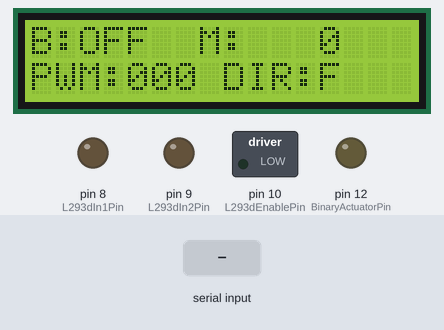
This program was run on a simulated Arduino Uno, built with avr-gcc and run on an emulated ATmega328P. Shown: 16×2 character LCD, switched loads named in the program (green lamp = pin HIGH), output pins drawn as LEDs (lit = HIGH). Inputs (shaded band) come from the test bench. What the program prints to the serial monitor is not drawn.

Above: at 1.2 s.
1.3 s: "ana 90\n" received over Serial
At 2.7 s:
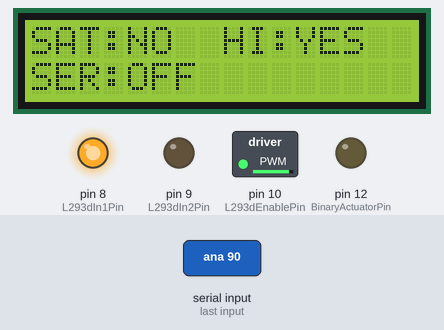
4.3 s: "bin on\n" received over Serial
At 5.3 s:
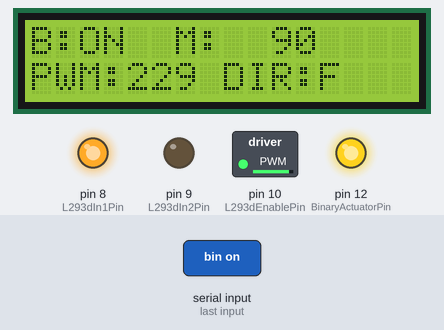
7.3 s: "report on\n" received over Serial
At 7.8 s:
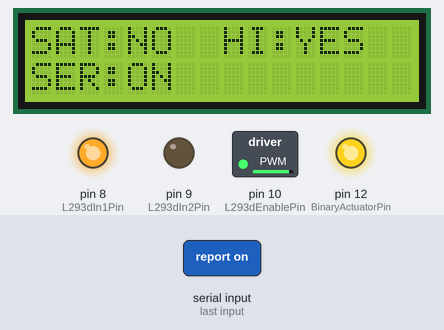
10.3 s: "bin off\n" received over Serial
At 11.4 s:
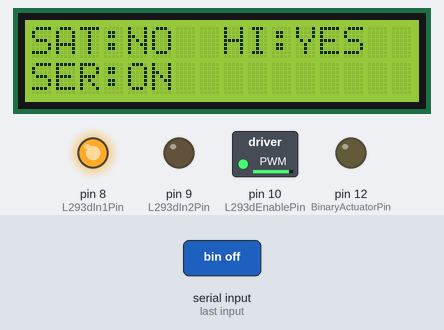
Timing chart, 0 to 13.3 s (numbered marks = the images above; inputs shaded):
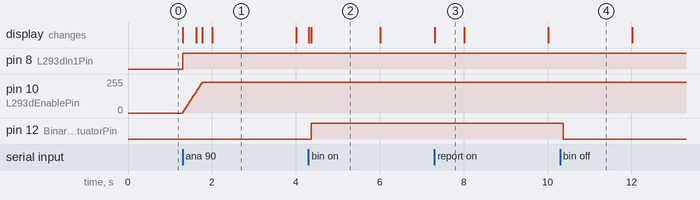

Measured:
- after the input at 1.3 s, pin 8 (L293dIn1Pin): LOW → HIGH at once; pin 10 (L293dEnablePin): moves from 0/255 to 229/255 over 0.46 s, starting at once; the display: first changes at once (image 1 shows a later state)
- after the input at 4.3 s, pin 12 (BinaryActuatorPin): LOW → HIGH after 0.06 s; the display: first changes at once (image 2 shows a later state)
- after the input at 7.3 s, the display: changes at once (image 3)
- after the input at 10.3 s, pin 12 (BinaryActuatorPin): HIGH → LOW after 0.07 s
- what the display in image 1 shows lasts 2.0 s, from 2.0 s to 4.0 s
- what the display in image 2 shows lasts 1.6 s, from 4.4 s to 6.0 s
- what the display in image 3 shows lasts 0.7 s, from 7.3 s to 8.0 s

The program:

main.cpp
```cpp
#include <Arduino.h>

#include "actuators/BinaryActuator.h"
#include "actuators/L293dDcMotorActuator.h"
#include "app/ActuatorLabApp.h"
#include "config/AppConfig.h"
#include "io/LcdDisplay.h"
#include "io/StdioBridge.h"

static BinaryActuator gBinaryActuator(AppConfig::BinaryActuatorPin);
static L293dDcMotorActuator gDcMotorActuator(AppConfig::L293dIn1Pin,
                                             AppConfig::L293dIn2Pin,
                                             AppConfig::L293dEnablePin);
static LcdDisplay gLcd(AppConfig::LcdRsPin,
                       AppConfig::LcdEnPin,
                       AppConfig::LcdD4Pin,
                       AppConfig::LcdD5Pin,
                       AppConfig::LcdD6Pin,
                       AppConfig::LcdD7Pin);
static ActuatorLabApp gApp(gBinaryActuator,
                           gDcMotorActuator,
                           gLcd,
                           Serial,
                           nullptr);

void setup() {
    StdioBridge::begin(AppConfig::SerialBaudRate);
    gApp.begin();
}

void loop() {
    gApp.tick(millis());
}
```

BinaryActuator.cpp
```cpp
#include "BinaryActuator.h"

#include <Arduino.h>

BinaryActuator::BinaryActuator(uint8_t pin) : _pin(pin) {}

void BinaryActuator::begin() {
    pinMode(_pin, OUTPUT);
    setState(false);
}

void BinaryActuator::setState(bool enabled) {
    _state = enabled;
    digitalWrite(_pin, _state ? HIGH : LOW);
}

bool BinaryActuator::getState() const {
    return _state;
}
```

BinaryActuator.h
```cpp
#pragma once

#include <stdint.h>

class BinaryActuator {
public:
    explicit BinaryActuator(uint8_t pin);

    void begin();
    void setState(bool enabled);
    bool getState() const;

private:
    uint8_t _pin;
    bool _state = false;
};
```

L293dDcMotorActuator.cpp
```cpp
#include "L293dDcMotorActuator.h"

#include <Arduino.h>
#include <stdlib.h>

L293dDcMotorActuator::L293dDcMotorActuator(uint8_t in1Pin, uint8_t in2Pin, uint8_t enPin)
    : _in1Pin(in1Pin), _in2Pin(in2Pin), _enPin(enPin) {}

void L293dDcMotorActuator::begin() {
    pinMode(_in1Pin, OUTPUT);
    pinMode(_in2Pin, OUTPUT);
    pinMode(_enPin, OUTPUT);
    setSpeedPercent(0);
    applyOutputs(0, true);
}

void L293dDcMotorActuator::setSpeedPercent(int percent) {
    if (percent > 100) {
        percent = 100;
    }
    if (percent < -100) {
        percent = -100;
    }

    _speedPercent = percent;
    _forward = (_speedPercent >= 0);

    const uint8_t magnitude = static_cast<uint8_t>(abs(_speedPercent));
    _targetPwm = static_cast<uint8_t>((static_cast<uint16_t>(magnitude) * 255U) / 100U);

    _activePwm = _targetPwm;
    applyOutputs(_activePwm, _forward);
}

void L293dDcMotorActuator::tick(uint32_t nowMs) {
    (void)nowMs;
}

int L293dDcMotorActuator::getSpeedPercent() const {
    return _speedPercent;
}

uint8_t L293dDcMotorActuator::getSpeedPwm() const {
    return _activePwm;
}

bool L293dDcMotorActuator::isForward() const {
    return _forward;
}

void L293dDcMotorActuator::applyOutputs(uint8_t pwmValue, bool forward) {
    if (pwmValue == 0) {
        analogWrite(_enPin, 0);
        digitalWrite(_in1Pin, LOW);
        digitalWrite(_in2Pin, LOW);
        return;
    }

    digitalWrite(_in1Pin, forward ? HIGH : LOW);
    digitalWrite(_in2Pin, forward ? LOW : HIGH);
    analogWrite(_enPin, pwmValue);
}
```

L293dDcMotorActuator.h
```cpp
#pragma once

#include <stdint.h>

class L293dDcMotorActuator {
public:
    L293dDcMotorActuator(uint8_t in1Pin, uint8_t in2Pin, uint8_t enPin);

    void begin();
    void setSpeedPercent(int percent);
    void tick(uint32_t nowMs);

    int getSpeedPercent() const;
    uint8_t getSpeedPwm() const;
    bool isForward() const;

private:
    void applyOutputs(uint8_t pwmValue, bool forward);

    uint8_t _in1Pin;
    uint8_t _in2Pin;
    uint8_t _enPin;
    int _speedPercent = 0;
    uint8_t _targetPwm = 0;
    uint8_t _activePwm = 0;
    bool _forward = true;
};
```

ActuatorLabApp.cpp
```cpp
#include "ActuatorLabApp.h"

#include <Arduino.h>
#include <ctype.h>
#include <stdio.h>
#include <string.h>

#include "../config/AppConfig.h"

namespace {

void toLowerCaseCopy(const char* source, char* destination, size_t destinationSize) {
    if (destinationSize == 0) {
        return;
    }

    size_t i = 0;
    for (; source[i] != '\0' && i < (destinationSize - 1); ++i) {
        destination[i] = static_cast<char>(tolower(static_cast<unsigned char>(source[i])));
    }
    destination[i] = '\0';
}

}  // namespace

ActuatorLabApp::ActuatorLabApp(BinaryActuator& binaryActuator,
                               L293dDcMotorActuator& dcMotorActuator,
                               LcdDisplay& lcdDisplay,
                               Stream& primaryCommandStream,
                               Stream* secondaryCommandStream)
    : _binaryActuator(binaryActuator),
      _dcMotorActuator(dcMotorActuator),
      _lcdDisplay(lcdDisplay),
      _commandInterface(primaryCommandStream, secondaryCommandStream),
      _binaryConditioner(AppConfig::BinaryDebounceMs),
      _analogConditioner(AppConfig::AnalogPercentMin,
                         AppConfig::AnalogPercentMax,
                         AppConfig::AnalogFilterAlpha,
                         AppConfig::AnalogRampStepPercent,
                         AppConfig::AnalogHighAlertPercent) {}

void ActuatorLabApp::begin() {
    _binaryActuator.begin();
    _dcMotorActuator.begin();
    _lcdDisplay.begin();
    _commandInterface.begin();

    printf("\nLab 7 - Actuator Control\n");
    printHelp();
    printStatus();
}

void ActuatorLabApp::tick(uint32_t nowMs) {
    _dcMotorActuator.tick(nowMs);
    processCommands(nowMs);

    if ((nowMs - _lastControlMs) >= AppConfig::ControlPeriodMs) {
        _lastControlMs = nowMs;
        runControlTask(nowMs);
    }

    if ((nowMs - _lastReportMs) >= AppConfig::ReportPeriodMs) {
        _lastReportMs = nowMs;
        runReportTask(nowMs);
    }

    if ((nowMs - _lastLcdMs) >= AppConfig::LcdPagePeriodMs) {
        _lastLcdMs = nowMs;
        _lcdPage = !_lcdPage;
    }

    updateLcd(nowMs);
}

void ActuatorLabApp::processCommands(uint32_t nowMs) {
    char line[48];
    if (_commandInterface.pollLine(line, sizeof(line))) {
        handleCommand(line, nowMs);
    }
}

void ActuatorLabApp::handleCommand(const char* line, uint32_t nowMs) {
    char normalized[48];
    toLowerCaseCopy(line, normalized, sizeof(normalized));

    if (strcmp(normalized, "help") == 0) {
        printHelp();
        return;
    }

    if (strcmp(normalized, "status") == 0) {
        printStatus();
        return;
    }

    if (strcmp(normalized, "bin on") == 0) {
        _binaryConditioner.submit(true, nowMs);
        printf("CMD: binary request -> ON\n");
        return;
    }

    if (strcmp(normalized, "bin off") == 0) {
        _binaryConditioner.submit(false, nowMs);
        printf("CMD: binary request -> OFF\n");
        return;
    }

    if (strcmp(normalized, "bin toggle") == 0) {
        _binaryConditioner.submit(!_binaryConditioner.getStableState(), nowMs);
        printf("CMD: binary request -> TOGGLE\n");
        return;
    }

    int analogPercent = 0;
    if (sscanf(normalized, "ana %d", &analogPercent) == 1) {
        _analogConditioner.setTargetPercent(analogPercent);
        printf("CMD: dc motor speed request -> %d%%\n", analogPercent);
        return;
    }

    if (strcmp(normalized, "report on") == 0) {
        _reportingEnabled = true;
        printf("CMD: periodic reporting enabled\n");
        return;
    }

    if (strcmp(normalized, "report off") == 0) {
        _reportingEnabled = false;
        printf("CMD: periodic reporting disabled\n");
        return;
    }

    printf("ERR: unknown command -> %s\n", line);
    printHelp();
}

void ActuatorLabApp::runControlTask(uint32_t nowMs) {
    bool committedBinaryState = false;
    if (_binaryConditioner.tick(nowMs, &committedBinaryState)) {
        _binaryActuator.setState(committedBinaryState);
    }

    _analogConditioner.tick();
    _dcMotorActuator.setSpeedPercent(_analogConditioner.getOutputPercent());
}

void ActuatorLabApp::runReportTask(uint32_t nowMs) {
    (void)nowMs;

    if (!_reportingEnabled) {
        return;
    }

    printStatus();
}

void ActuatorLabApp::updateLcd(uint32_t nowMs) {
    (void)nowMs;

    if (!_lcdPage) {
        _lcdDisplay.showPage0(_binaryActuator.getState(),
                              _binaryConditioner.hasPendingChange(),
                              _analogConditioner.getOutputPercent(),
                              _dcMotorActuator.getSpeedPwm(),
                              _dcMotorActuator.isForward());
        return;
    }

    _lcdDisplay.showPage1(_analogConditioner.isSaturationActive(),
                          _analogConditioner.isHighAlertActive(),
                          _reportingEnabled);
}

void ActuatorLabApp::printHelp() const {
    printf("Commands:\n");
    printf("  help\n");
    printf("  status\n");
    printf("  bin on | bin off | bin toggle\n");
    printf("  ana <-100..100>  // signed dc motor speed\n");
    printf("  report on | report off\n");
}

void ActuatorLabApp::printStatus() const {
    printf("STAT bin=%s pending=%s motor_req=%d%% motor_sat=%d%% motor_out=%d%% pwm=%u dir=%s sat_alert=%s high_alert=%s report=%s\n",
           _binaryActuator.getState() ? "ON" : "OFF",
           _binaryConditioner.hasPendingChange() ? "YES" : "NO",
           _analogConditioner.getRequestedPercent(),
           _analogConditioner.getSaturatedTargetPercent(),
           _analogConditioner.getOutputPercent(),
           _dcMotorActuator.getSpeedPwm(),
           _dcMotorActuator.isForward() ? "FWD" : "REV",
           _analogConditioner.isSaturationActive() ? "YES" : "NO",
           _analogConditioner.isHighAlertActive() ? "YES" : "NO",
           _reportingEnabled ? "ON" : "OFF");
}
```

ActuatorLabApp.h
```cpp
#pragma once

#include <stdint.h>

#include <Stream.h>

#include "../actuators/BinaryActuator.h"
#include "../actuators/L293dDcMotorActuator.h"
#include "../io/CommandInterface.h"
#include "../io/LcdDisplay.h"
#include "../signal/AnalogCommandConditioner.h"
#include "../signal/BinaryCommandConditioner.h"

class ActuatorLabApp {
public:
    ActuatorLabApp(BinaryActuator& binaryActuator,
                   L293dDcMotorActuator& dcMotorActuator,
                   LcdDisplay& lcdDisplay,
                   Stream& primaryCommandStream,
                   Stream* secondaryCommandStream);

    void begin();
    void tick(uint32_t nowMs);

private:
    void processCommands(uint32_t nowMs);
    void handleCommand(const char* line, uint32_t nowMs);
    void runControlTask(uint32_t nowMs);
    void runReportTask(uint32_t nowMs);
    void updateLcd(uint32_t nowMs);
    void printHelp() const;
    void printStatus() const;

    BinaryActuator& _binaryActuator;
    L293dDcMotorActuator& _dcMotorActuator;
    LcdDisplay& _lcdDisplay;
    CommandInterface _commandInterface;
    BinaryCommandConditioner _binaryConditioner;
    AnalogCommandConditioner _analogConditioner;

    bool _reportingEnabled = false;
    uint32_t _lastControlMs = 0;
    uint32_t _lastReportMs = 0;
    uint32_t _lastLcdMs = 0;
    bool _lcdPage = false;
};
```

CommandInterface.cpp
```cpp
#include "CommandInterface.h"

#include <Arduino.h>
#include <string.h>

CommandInterface::CommandInterface(Stream& primaryStream, Stream* secondaryStream)
    : _primaryStream(primaryStream), _secondaryStream(secondaryStream) {}

void CommandInterface::begin() {
    _length = 0;
    memset(_buffer, 0, sizeof(_buffer));
}

bool CommandInterface::pollLine(char* outBuffer, size_t outBufferSize) {
    if (readFromStream(_primaryStream, outBuffer, outBufferSize)) {
        return true;
    }

    if (_secondaryStream != nullptr) {
        return readFromStream(*_secondaryStream, outBuffer, outBufferSize);
    }

    return false;
}

bool CommandInterface::readFromStream(Stream& stream, char* outBuffer, size_t outBufferSize) {
    if (outBuffer == nullptr || outBufferSize == 0) {
        return false;
    }

    while (stream.available() > 0) {
        const char incoming = static_cast<char>(stream.read());

        if (incoming == '\r' || incoming == '\n') {
            if (_length == 0) {
                continue;
            }

            stream.write('\r');
            stream.write('\n');
            _buffer[_length] = '\0';
            strncpy(outBuffer, _buffer, outBufferSize - 1);
            outBuffer[outBufferSize - 1] = '\0';
            _length = 0;
            _buffer[0] = '\0';
            return true;
        }

        if (incoming == '\b' || incoming == 127) {
            if (_length > 0) {
                _length--;
                _buffer[_length] = '\0';
                stream.write('\b');
                stream.write(' ');
                stream.write('\b');
            }
            continue;
        }

        if (_length < BufferSize - 1) {
            echoCharacter(stream, incoming);
            _buffer[_length++] = incoming;
            _buffer[_length] = '\0';
        }
    }

    return false;
}

void CommandInterface::echoCharacter(Stream& stream, char character) {
    stream.write(character);
}
```

CommandInterface.h
```cpp
#pragma once

#include <stddef.h>

#include <Stream.h>

class CommandInterface {
public:
    CommandInterface(Stream& primaryStream, Stream* secondaryStream);

    void begin();
    bool pollLine(char* outBuffer, size_t outBufferSize);

private:
    bool readFromStream(Stream& stream, char* outBuffer, size_t outBufferSize);
    void echoCharacter(Stream& stream, char character);

    static constexpr size_t BufferSize = 48;

    Stream& _primaryStream;
    Stream* _secondaryStream;
    char _buffer[BufferSize] = {0};
    size_t _length = 0;
};
```

StdioBridge.cpp
```cpp
#include "StdioBridge.h"

#include <Arduino.h>
#include <stdio.h>

namespace {

Stream* gMirrorStream = nullptr;

int serial_putchar(char c, FILE* stream) {
    (void)stream;

    if (c == '\n') {
        Serial.write('\r');
        if (gMirrorStream != nullptr) {
            gMirrorStream->write('\r');
        }
    }

    Serial.write(c);
    if (gMirrorStream != nullptr) {
        gMirrorStream->write(c);
    }
    return 0;
}

FILE gSerialOut;

}  // namespace

namespace StdioBridge {

void begin(uint32_t baudRate) {
    Serial.begin(baudRate);
    fdev_setup_stream(&gSerialOut, serial_putchar, nullptr, _FDEV_SETUP_WRITE);
    stdout = &gSerialOut;
}

void attachMirror(Stream* mirrorStream) {
    gMirrorStream = mirrorStream;
}

}  // namespace StdioBridge
```

StdioBridge.h
```cpp
#pragma once

#include <Stream.h>
#include <stdint.h>

namespace StdioBridge {

void begin(uint32_t baudRate);
void attachMirror(Stream* mirrorStream);

}  // namespace StdioBridge
```

AnalogCommandConditioner.cpp
```cpp
#include "AnalogCommandConditioner.h"

#include <stdlib.h>
#include <math.h>

AnalogCommandConditioner::AnalogCommandConditioner(int minPercent,
                                                   int maxPercent,
                                                   float filterAlpha,
                                                   float rampStepPercent,
                                                   uint8_t highAlertPercent)
    : _minPercent(minPercent),
      _maxPercent(maxPercent),
      _filterAlpha(filterAlpha),
      _rampStepPercent(rampStepPercent),
      _highAlertPercent(highAlertPercent) {}

void AnalogCommandConditioner::setTargetPercent(int requestedPercent) {
    _requestedPercent = requestedPercent;
    _saturatedTargetPercent = clamp(requestedPercent);
    _saturationActive = (_requestedPercent != _saturatedTargetPercent);
}

void AnalogCommandConditioner::tick() {
    const float target = static_cast<float>(_saturatedTargetPercent);
    _filteredPercent = (_filterAlpha * target) + ((1.0f - _filterAlpha) * _filteredPercent);

    const float delta = _filteredPercent - _outputPercent;

    if (delta > _rampStepPercent) {
        _outputPercent += _rampStepPercent;
    } else if (delta < -_rampStepPercent) {
        _outputPercent -= _rampStepPercent;
    } else {
        _outputPercent = _filteredPercent;
    }

    if (_outputPercent < static_cast<float>(_minPercent)) {
        _outputPercent = static_cast<float>(_minPercent);
    }

    if (_outputPercent > static_cast<float>(_maxPercent)) {
        _outputPercent = static_cast<float>(_maxPercent);
    }

    _highAlertActive = (abs(getOutputPercent()) >= _highAlertPercent);
}

int AnalogCommandConditioner::getRequestedPercent() const {
    return _requestedPercent;
}

int AnalogCommandConditioner::getSaturatedTargetPercent() const {
    return _saturatedTargetPercent;
}

int AnalogCommandConditioner::getOutputPercent() const {
    return static_cast<int>(lroundf(_outputPercent));
}

bool AnalogCommandConditioner::isSaturationActive() const {
    return _saturationActive;
}

bool AnalogCommandConditioner::isHighAlertActive() const {
    return _highAlertActive;
}

int AnalogCommandConditioner::clamp(int value) const {
    if (value < _minPercent) {
        return _minPercent;
    }

    if (value > _maxPercent) {
        return _maxPercent;
    }

    return value;
}
```

AnalogCommandConditioner.h
```cpp
#pragma once

#include <stdint.h>

class AnalogCommandConditioner {
public:
    AnalogCommandConditioner(int minPercent,
                             int maxPercent,
                             float filterAlpha,
                             float rampStepPercent,
                             uint8_t highAlertPercent);

    void setTargetPercent(int requestedPercent);
    void tick();

    int getRequestedPercent() const;
    int getSaturatedTargetPercent() const;
    int getOutputPercent() const;
    bool isSaturationActive() const;
    bool isHighAlertActive() const;

private:
    int clamp(int value) const;

    const int _minPercent;
    const int _maxPercent;
    const float _filterAlpha;
    const float _rampStepPercent;
    const uint8_t _highAlertPercent;

    int _requestedPercent = 0;
    int _saturatedTargetPercent = 0;
    float _filteredPercent = 0.0f;
    float _outputPercent = 0.0f;
    bool _saturationActive = false;
    bool _highAlertActive = false;
};
```

BinaryCommandConditioner.h
```cpp
#pragma once

#include <stdint.h>

class BinaryCommandConditioner {
public:
    explicit BinaryCommandConditioner(uint32_t debounceMs);

    void submit(bool requestedState, uint32_t nowMs);
    bool tick(uint32_t nowMs, bool* committedState);
    bool getStableState() const;
    bool hasPendingChange() const;

private:
    const uint32_t _debounceMs;
    bool _stableState = false;
    bool _pendingState = false;
    bool _hasPending = false;
    uint32_t _pendingSinceMs = 0;
};
```

Source omitted: BinaryCommandConditioner.cpp (882 bytes), AppConfig.h (1069 bytes), LcdDisplay.cpp (1723 bytes), LcdDisplay.h (654 bytes)
